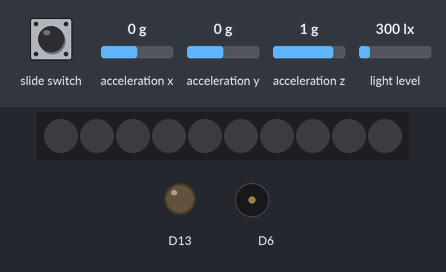
A sketch run on a simulated Adafruit Circuit Playground Express. On the bench: 10 RGB LEDs in strip order, left to right, output pins drawn as LEDs (lit = HIGH), buzzer (waves = sounding). The test bench sets the inputs (shaded band); at power-on: acceleration x 0 g, acceleration y 0 g, acceleration z 1 g, light level 300 lx. Dim RGB values are drawn brighter than linear; random numbers use the default seed unless the sketch sets one.

Above: at 1.2 s.
1.3 s: slide switch pulsed LOW 2 times (0.12 s each, 0.3 s apart)
At 1.58 s:
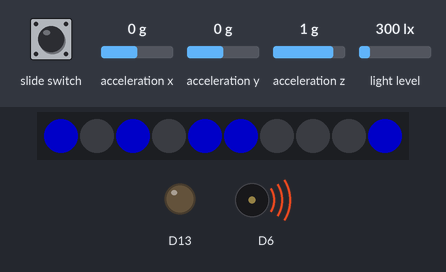
At 3.7 s:
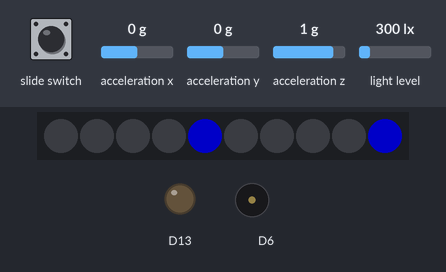
Timing chart, 0 to 5.2 s (numbered marks = the images above; inputs shaded):
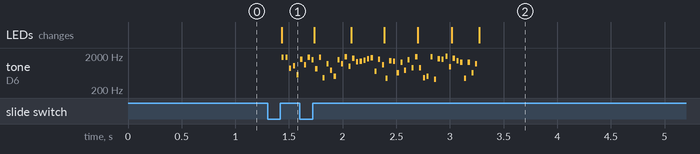

Measured:
- after the input at 1.3 s, tone on D6: plays 1829 Hz for 0.02 s, 1849 Hz for 0.02 s, 879 Hz for 0.02 s, 1019 Hz for 0.02 s, 571 Hz for 0.02 s, 1589 Hz for 0.02 s … (53 notes in this stretch), starting after 0.13 s; the LEDs: change after 0.13 s (image 1)

The sketch:

dice.ino
```cpp
// (licence header left out)
#include <Adafruit_CircuitPlayground.h>

#define ROLL_THRESHOLD      30          // Total acceleration threshold for roll detect
#define TAP_THRESHOLD       10          // Tap detect threshold
#define R_COLOR              0          // Color RED value
#define G_COLOR              0          // Color GREEN value
#define B_COLOR            255          // Color BLUE value

unsigned long rollStartTime;
bool rolling;
bool newRoll;
bool tapDetected;
uint8_t rollNumber;
float X, Y, Z, totalAccel;

uint8_t dicePixels[6][6] = {  // Pixel pattern for dice roll
  { 2, 0, 0, 0, 0, 0 } ,      // Roll = 1
  { 4, 9, 0, 0, 0, 0 } ,      //        2
  { 0, 4, 7, 0, 0, 0 } ,      //        3
  { 1, 3, 6, 8, 0, 0 } ,      //        4
  { 0, 2, 4, 5, 9, 0 } ,      //        5
  { 0, 2, 4, 5, 7, 9 } ,      //        6
};

///////////////////////////////////////////////////////////////////////////////
void tapCallback() {
  tapDetected = true;
}

///////////////////////////////////////////////////////////////////////////////
void setup() {
  Serial.begin(9600);

  CircuitPlayground.begin();
  CircuitPlayground.setBrightness(100);
  CircuitPlayground.setAccelRange(LIS3DH_RANGE_8_G);
  CircuitPlayground.setAccelTap(2, TAP_THRESHOLD);

  // Setup tap detection and callback function
  attachInterrupt(digitalPinToInterrupt(7), tapCallback, RISING);

  // Seed the random function with light sensor value
  randomSeed(CircuitPlayground.lightSensor());

  // Initialize the global states
  newRoll = false;
  rolling = false;
  tapDetected = false;
}

///////////////////////////////////////////////////////////////////////////////
void loop() {
  // Compute total acceleration
  X = 0;
  Y = 0;
  Z = 0;
  for (int i=0; i<10; i++) {
    X += CircuitPlayground.motionX();
    Y += CircuitPlayground.motionY();
    Z += CircuitPlayground.motionZ();
    delay(1);
  }
  X /= 10;
  Y /= 10;
  Z /= 10;

  totalAccel = sqrt(X*X + Y*Y + Z*Z);

  // Check for rolling
  if ((totalAccel > ROLL_THRESHOLD) || tapDetected) {
    rollStartTime = millis();
    newRoll = true;
    rolling = true;
    tapDetected = false;
  }

  // Rolling momentum
  // Keep rolling for a period of time even after shaking has stopped.
  if (newRoll) {
    if (millis() - rollStartTime > 1500) rolling = false;
  }

  // Compute a random number from 1 to 6
  rollNumber = random(1,7);

  // Display status on NeoPixels
  if (rolling) {
    // Make some noise and show the dice roll number
    CircuitPlayground.playTone(random(400,2000), 20, false);
    CircuitPlayground.clearPixels();
    for (int p=0; p<rollNumber; p++) {
      CircuitPlayground.setPixelColor(dicePixels[rollNumber-1][p],  uint8_t(R_COLOR),
                                                                    uint8_t(G_COLOR),
                                                                    uint8_t(B_COLOR));
    }
    delay(20);
  } else if (newRoll) {
    // Show the dice roll number
    newRoll = false;
    CircuitPlayground.clearPixels();
    for (int p=0; p<rollNumber; p++) {
      CircuitPlayground.setPixelColor(dicePixels[rollNumber-1][p],  uint8_t(R_COLOR),
                                                                    uint8_t(G_COLOR),
                                                                    uint8_t(B_COLOR));
    }
  }
}
```
